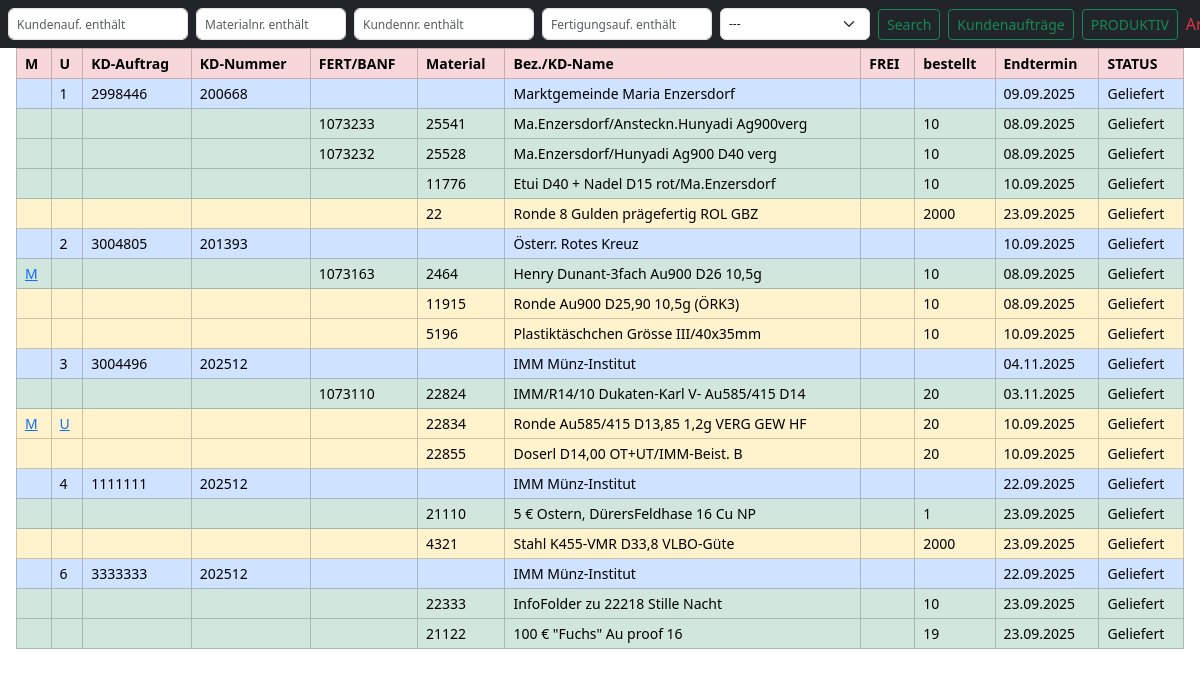
/app_auelb/auftraege/geliefert/, run on the app's committed database.
### app_auelb/models.py (models this page shows, shortened)
class Kundenauftrag(models.Model):
    kundenauftrag = models.IntegerField(verbose_name="Kundenauftrag",default='---')
    kundenname = models.ForeignKey(Kunde, on_delete=models.CASCADE,related_name="kdname")
    v_endtermin=models.DateField(default=date.today)
    statuskundenauftrag = models.ForeignKey(StatusKundenauftrag, on_delete=models.CASCADE,related_name="rel_statkd", null=True, blank=True,default="---")
    class Meta:
        db_table='tbl_kundenauftrage'  # db_table: Tabelle in Datenbank wird mit tbl_marke benannt - wegen Kleinschreibung in xampp
        verbose_name = "Kundenauftrag"
        verbose_name_plural = "Kundenaufträge"

class Kunde(models.Model):
    kundennummer = models.IntegerField(verbose_name="Kundennummer")
    kundenname=models.CharField(max_length=50, verbose_name="Kundenname")
    class Meta:
        db_table='tbl_kunde'
        verbose_name = "Kunde"
        verbose_name_plural = "Kunden"

class StatusKundenauftrag(models.Model):
    kd_auswahl = models.CharField(max_length=20,default="---")
    def __str__(self):
        return self.kd_auswahl
    class Meta:
        db_table='tbl_statuskundenauftrage'
        verbose_name = "Status Kundenauftrag"
        verbose_name_plural = "Status Kundenaufträge"

class Produkt(models.Model):
    kundenauftrag=models.ForeignKey(Kundenauftrag,on_delete=models.CASCADE,related_name="order_back_1")
    bezeichnung = models.ForeignKey(Material, on_delete=models.CASCADE,related_name="kdbezeichnung",null=True,blank=True)
    p_auftragsmenge=models.CharField(max_length=20,null=True,blank=True)
    p_fertigungsauftrag=models.CharField(max_length=10,null=True,blank=True)
    p_endtermin=models.DateField(default=date.today)
    statusprodukt = models.ForeignKey(StatusProdukt, on_delete=models.CASCADE,default="---")
    class Meta:
        db_table='tbl_produkt'
        verbose_name = "Produkt"
        verbose_name_plural = "Produkte"

class Material(models.Model):
    materialnummer = models.IntegerField(verbose_name="Materialnummer")
    bezeichnung=models.CharField(max_length=39, verbose_name="Bezeichnung")
    class Meta:
        db_table='tbl_material'
        verbose_name = "Material"
        verbose_name_plural = "Materialien"

class StatusProdukt(models.Model):
    produkt_auswahl = models.CharField(max_length=20)
    def __str__(self):
        return self.produkt_auswahl
    class Meta:
        db_table='tbl_statusprodukt'
        verbose_name = "Status Produkt"
        verbose_name_plural = "Status Produkte"

class Komponente(models.Model):
    product=models.ForeignKey(Produkt,on_delete=models.CASCADE,related_name="order_back_2")
    bezeichnung = models.ForeignKey(Material, on_delete=models.CASCADE,related_name="kdbezeichnung_komp",null=True,blank=True)
    k_auftragsmenge=models.CharField(max_length=20,null=True,blank=True)
    k_fertigungsauftrag=models.CharField(max_length=10,null=True,blank=True)
    k_endtermin=models.DateField(default=date.today)
    statuskomponente = models.ForeignKey(StatusKomponente, on_delete=models.CASCADE,default="---")
    class Meta:
        db_table='tbl_komponente'
        verbose_name = "Komponente"
        verbose_name_plural = "Komponenten"

class StatusKomponente(models.Model):
    komponente_auswahl = models.CharField(max_length=20)
    def __str__(self):
        return self.komponente_auswahl
    class Meta:
        db_table='tbl_statuskomponente'
        verbose_name = "Status Komponente"
        verbose_name_plural = "Status Komponenten "

### app_auelb/views.py (the view)
# urls.py: path('auftraege/geliefert/', views.auftragsliste_geliefert_view, name='auftragsliste_geliefert'),
def auftragsliste_geliefert_view(request):
    theirdata = Kundenauftrag.objects.filter(statuskundenauftrag__kd_auswahl__iexact="Geliefert")
    searchsuche = request.GET.get('searchsuche')
    materialsuche = request.GET.get('materialsuche')
    my_select = request.GET.get('my_select')
    kundennummer = request.GET.get('kundennummer')
    fertigungsauftrag = request.GET.get('fertigungsauftrag')
    status = request.GET.get('status')
    if my_select and my_select.strip() != "" and my_select != "1":
        theirdata = theirdata.filter(statuskundenauftrag__kd_auswahl__iexact=my_select)
    if searchsuche:
        theirdata = theirdata.filter(kundenauftrag__icontains=searchsuche)
    if kundennummer:
        theirdata = theirdata.filter(kundenname__kundennummer__icontains=kundennummer)
    if materialsuche:
        theirdata = theirdata.filter(
            Q(order_back_1__bezeichnung__materialnummer__icontains=materialsuche) |
            Q(order_back_1__order_back_2__bezeichnung__materialnummer__icontains=materialsuche)
        )
    if fertigungsauftrag:
        theirdata = theirdata.filter(
            Q(order_back_1__p_fertigungsauftrag__icontains=fertigungsauftrag) |
            Q(order_back_1__order_back_2__k_fertigungsauftrag__icontains=fertigungsauftrag)
        )
    if status:
        theirdata = theirdata.filter(
            Q(order_back_1__statusprodukt__produkt_auswahl__icontains=status) |
            Q(order_back_1__order_back_2__statuskomponente__komponente_auswahl__icontains=status)
        )
    theirdata = theirdata.distinct()
    return render(request, 'app_auelb/auftrag_auftragsliste_geliefert.html', {
        'ihre_daten': theirdata,
        'meine_daten': Komponente.objects.all(),
        'deine_daten': Produkt.objects.all(),
        'data': StatusKundenauftrag.objects.all(),
        'mode_label': "Archiv",  # <- hier hinzugefügt
    })

### app_auelb/templates/app_auelb/auftrag_auftragsliste_geliefert.html (shortened to what this page needs)
{% extends "base.html" %}
{% load static %}
{% load crispy_forms_tags %}
{% load django_bootstrap5 %}
{% block header %}
<nav class="navbar navbar-expand-sm bg-dark navbar-dark fixed-top w-100">
    <div class="container-fluid px-2 d-flex align-items-center">
        <form method="get" class="d-flex w-100 align-items-center">
            <input name="searchsuche" class="form-control me-2" type="search" placeholder="Kundenauf. enthält" style="width: 180px;">
            <input name="materialsuche" class="form-control me-2" type="search" placeholder="Materialnr. enthält" style="width: 150px;">
            <input name="kundennummer" class="form-control me-2" type="search" placeholder="Kundennr. enthält" style="width: 180px;">
            <input name="fertigungsauftrag" class="form-control me-2" type="search" placeholder="Fertigungsauf. enthält" style="width: 170px;">
            <select class="form-select me-2" name="my_select" style="width: 150px;">
                {% for item in data %}
                    <option value="{{ item.id }}">{{ item.kd_auswahl }}</option>
                {% endfor %}
            </select>
            <button type="submit" class="btn btn-outline-success btn-sm me-2">Search</button>
            <a href="{% url 'kd_auftragsliste' %}" class="btn btn-outline-success btn-sm me-2">Kundenaufträge</a>
            <a href="{% url 'auftragsliste_nicht_geliefert' %}" class="btn btn-outline-success btn-sm me-2">PRODUKTIV</a>
        </form>
        <div class="text-danger" style="font-weight: normal;">
            {{ mode_label }}
        </div>
    </div>
</nav>
{% endblock %}
{% block content %}
<div class="table-responsive px-2">
    <table class="table table-bordered table-sm align-middle text-nowrap fs-7 m-0 w-100 m-0">
        <thead class="thead-dark sticky-top">
            <tr class="table-danger">
                <th>M</th>
                <th>U</th>
                <th>KD-Auftrag</th>
                <th>KD-Nummer</th>
                <th>FERT/BANF</th>
                <th>Material</th>
                <th>Bez./KD-Name</th>
                <th>FREI</th>
                <th>bestellt</th>
                <th>Endtermin</th>
                <th>STATUS</th>
            </tr>
        </thead>
        <tbody>
            {% for z in ihre_daten.all %}
            <tr class="table-primary py-1">
                <td></td>
                <td>{{ z.id }}</td>
                <td>{{ z.kundenauftrag|default:"" }}</td>
                <td>{{ z.kundenname.kundennummer|default:"" }}</td>
                <td></td>
                <td></td>
                <td>{{ z.kundenname.kundenname|default:"" }}</td>
                <td></td>
                <td></td>
                <td>{{ z.v_endtermin|date:"d.m.Y" }}</td>
                <td>{{ z.statuskundenauftrag }}</td>
            </tr>
            {% for y in z.order_back_1.all %}
    {% if y.bezeichnung.materialnummer %}
    <tr class="table-success">
        {% if y.bezeichnung.merkmale %}
            <td>
                <a href="{% url 'merkmale_bearbeiten' y.bezeichnung.merkmale.pk %}?from=geliefert">M</a>
            </td>
        {% else %}
            <td></td>
        {% endif %}
        {% if y.bezeichnung.urblatt %}
            <td>
                <a href="{% url 'urblatt_bearbeiten' y.bezeichnung.urblatt.pk %}?from=geliefert">U</a>
            </td>
        {% else %}
            <td></td>
        {% endif %}
        <td></td>
        <td></td>
        <td>{{ y.p_fertigungsauftrag|default:"" }}</td>
        <td>{{ y.bezeichnung.materialnummer|default:"" }}</td>
        <td>{{ y.bezeichnung.bezeichnung|default:"" }}</td>
        <td></td>
        <td>{{ y.p_auftragsmenge }}</td>
        <td>{{ y.p_endtermin|date:"d.m.Y" }}</td>
        <td>{{ y.statusprodukt }}</td>
    </tr>
    {% for x in y.order_back_2.all %}
        {% if x.bezeichnung.materialnummer %}
        <tr class="table-warning">
            {% if x.bezeichnung.merkmale %}
                <td>
                    <a href="{% url 'merkmale_bearbeiten' x.bezeichnung.merkmale.pk %}?from=geliefert">M</a>
                </td>
            {% else %}
                <td></td>
            {% endif %}
            {% if x.bezeichnung.urblatt %}
                <td>
                    <a href="{% url 'urblatt_bearbeiten' x.bezeichnung.urblatt.pk %}?from=geliefert">U</a>
                </td>
            {% else %}
                <td></td>
            {% endif %}
            <td></td>
            <td></td>
            <td>{{ x.k_fertigungsauftrag|default:"" }}</td>
            <td>{{ x.bezeichnung.materialnummer|default:"" }}</td>
            <td>{{ x.bezeichnung.bezeichnung|default:"" }}</td>
            <td></td>
            <td>{{ x.k_auftragsmenge }}</td>
            <td>{{ x.k_endtermin|date:"d.m.Y" }}</td>
            <td>{{ x.statuskomponente }}</td>
        </tr>
        {% endif %}
    {% endfor %}
{% endif %}
{% endfor %}
            {% endfor %}
        </tbody>
    </table>
</div>
{% endblock %}

### app_auelb/static/styles.css (style rules this page uses)
body { margin: 0; padding-top: 48px; }
input { border: none; }
.table-sm td, .table-sm th { padding: 0.25rem 0.5rem; font-size: 0.875rem; }
.fs-7 { font-size: 0.75rem; }
.table-responsive { width: 100%; overflow-x: auto; }
.navbar .form-control, .navbar .form-select { height: 32px; font-size: 0.75rem; padding: 0.25rem 0.5rem; }
select.form-select { font-size: 0,75rem; color: #212529; }

### data on the page
Kundenauftrag: id "1", kundenauftrag "2998446", kundenname.kundennummer "200668", kundenname.kundenname "Marktgemeinde Maria Enzersdorf", v_endtermin "09.09.2025", statuskundenauftrag "Geliefert"
Produkt: p_fertigungsauftrag "1073233", bezeichnung.materialnummer "25541", bezeichnung.bezeichnung "Ma.Enzersdorf/Ansteckn.Hunyadi Ag900verg", p_auftragsmenge "10", p_endtermin "08.09.2025", statusprodukt "Geliefert"
Produkt: p_fertigungsauftrag "1073232", bezeichnung.materialnummer "25528", bezeichnung.bezeichnung "Ma.Enzersdorf/Hunyadi Ag900 D40 verg", p_auftragsmenge "10", p_endtermin "08.09.2025", statusprodukt "Geliefert"
Produkt: bezeichnung.materialnummer "11776", bezeichnung.bezeichnung "Etui D40 + Nadel D15 rot/Ma.Enzersdorf", p_auftragsmenge "10", p_endtermin "10.09.2025", statusprodukt "Geliefert"
Komponente: bezeichnung.materialnummer "22", bezeichnung.bezeichnung "Ronde 8 Gulden prägefertig ROL GBZ", k_auftragsmenge "2000", k_endtermin "23.09.2025", statuskomponente "Geliefert"
Kundenauftrag: id "2", kundenauftrag "3004805", kundenname.kundennummer "201393", kundenname.kundenname "Österr. Rotes Kreuz", v_endtermin "10.09.2025", statuskundenauftrag "Geliefert"
Produkt: shows "M", p_fertigungsauftrag "1073163", bezeichnung.materialnummer "2464", bezeichnung.bezeichnung "Henry Dunant-3fach Au900 D26 10,5g", p_auftragsmenge "10", p_endtermin "08.09.2025", statusprodukt "Geliefert"
Komponente: bezeichnung.materialnummer "11915", bezeichnung.bezeichnung "Ronde Au900 D25,90 10,5g (ÖRK3)", k_auftragsmenge "10", k_endtermin "08.09.2025", statuskomponente "Geliefert"
Komponente: bezeichnung.materialnummer "5196", bezeichnung.bezeichnung "Plastiktäschchen Grösse III/40x35mm", k_auftragsmenge "10", k_endtermin "10.09.2025", statuskomponente "Geliefert"
Kundenauftrag: id "3", kundenauftrag "3004496", kundenname.kundennummer "202512", kundenname.kundenname "IMM Münz-Institut", v_endtermin "04.11.2025", statuskundenauftrag "Geliefert"
Produkt: p_fertigungsauftrag "1073110", bezeichnung.materialnummer "22824", bezeichnung.bezeichnung "IMM/R14/10 Dukaten-Karl V- Au585/415 D14", p_auftragsmenge "20", p_endtermin "03.11.2025", statusprodukt "Geliefert"
Komponente: shows "M", shows "U", bezeichnung.materialnummer "22834", bezeichnung.bezeichnung "Ronde Au585/415 D13,85 1,2g VERG GEW HF", k_auftragsmenge "20", k_endtermin "10.09.2025", statuskomponente "Geliefert"
Komponente: bezeichnung.materialnummer "22855", bezeichnung.bezeichnung "Doserl D14,00 OT+UT/IMM-Beist. B", k_auftragsmenge "20", k_endtermin "10.09.2025", statuskomponente "Geliefert"
Kundenauftrag: id "4", kundenauftrag "1111111", kundenname.kundennummer "202512", kundenname.kundenname "IMM Münz-Institut", v_endtermin "22.09.2025", statuskundenauftrag "Geliefert"
Produkt: bezeichnung.materialnummer "21110", bezeichnung.bezeichnung "5 € Ostern, DürersFeldhase 16 Cu NP", p_auftragsmenge "1", p_endtermin "23.09.2025", statusprodukt "Geliefert"
Komponente: bezeichnung.materialnummer "4321", bezeichnung.bezeichnung "Stahl K455-VMR D33,8 VLBO-Güte", k_auftragsmenge "2000", k_endtermin "23.09.2025", statuskomponente "Geliefert"
Kundenauftrag: id "6", kundenauftrag "3333333", kundenname.kundennummer "202512", kundenname.kundenname "IMM Münz-Institut", v_endtermin "22.09.2025", statuskundenauftrag "Geliefert"
Produkt: bezeichnung.materialnummer "22333", bezeichnung.bezeichnung "InfoFolder zu 22218 Stille Nacht", p_auftragsmenge "10", p_endtermin "23.09.2025", statusprodukt "Geliefert"
Produkt: bezeichnung.materialnummer "21122", bezeichnung.bezeichnung "100 € \"Fuchs\" Au proof 16", p_auftragsmenge "19", p_endtermin "23.09.2025", statusprodukt "Geliefert"

### other printed values
form field my_select "---"
